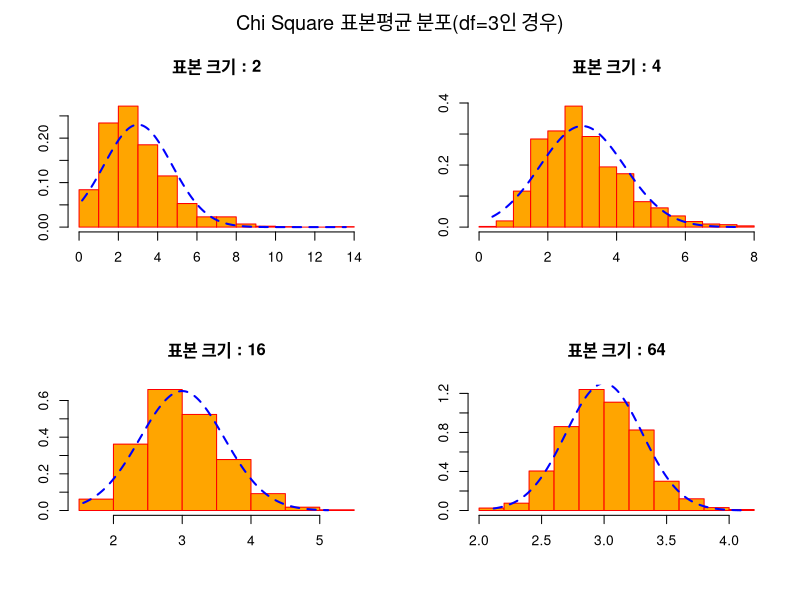
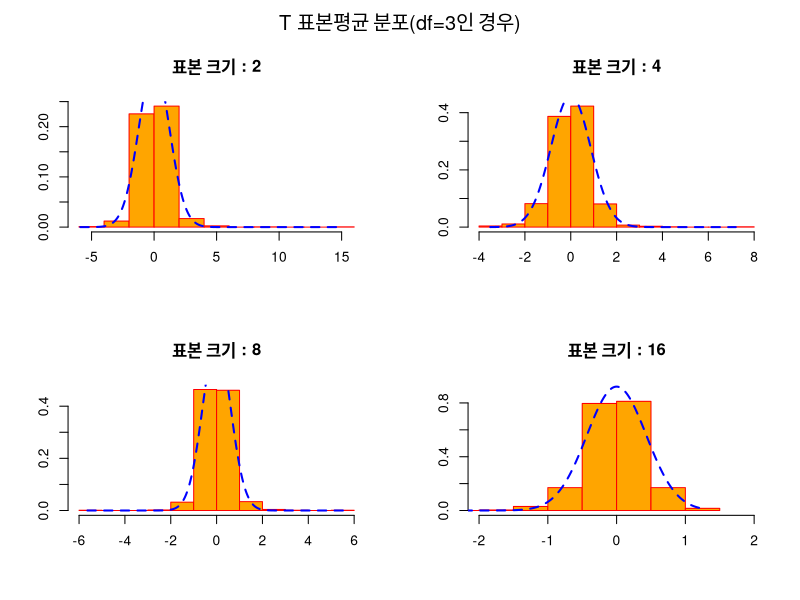
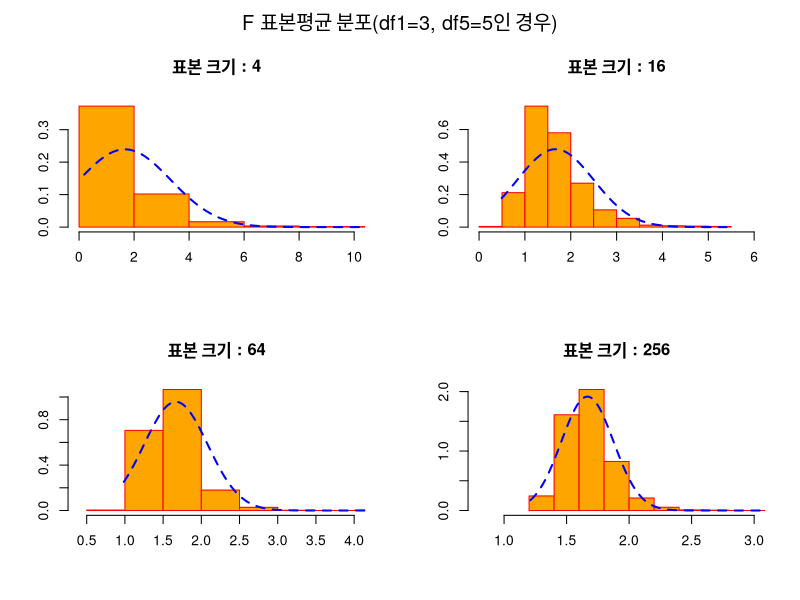

R code for these plots, in order:
# Chi Square 분포
n <- 1000
df <- 3
ch.2.mean <- rep(NA, n)
ch.4.mean <- rep(NA, n)
ch.16.mean <- rep(NA, n)
ch.64.mean <- rep(NA, n)

# 표본 크기별로 1000번의 표본추출로 표본평균을 구함
for(i in 1:n) {
  ch.2.mean[i] <- mean(rchisq(2, df=df))
  ch.4.mean[i] <- mean(rchisq(4, df=df))
  ch.16.mean[i] <- mean(rchisq(16, df=df))
  ch.64.mean[i] <- mean(rchisq(64, df=df))
}

# chisq(df=3)의 평균과 표준편차
m <- df
s <- sqrt(2 * df)

par(mfrow=c(2,2), oma = c(0, 0, 2, 0))
hist(ch.2.mean, prob=T, main="표본 크기 : 2", 
     ylab="", xlab="", col="orange", border="red")
x1 <- seq(min(ch.2.mean), max(ch.2.mean), length=1000)
y1 <- dnorm(x=x1, mean=m, sd=s/sqrt(2))
lines(x1, y1, lty=2, lwd=2, col="blue")

hist(ch.4.mean, prob=T, main="표본 크기 : 4", 
     ylab="", xlab="", col="orange", border="red")
x2 <- seq(min(ch.4.mean), max(ch.4.mean), length=1000)
y2 <- dnorm(x=x2, mean=m, sd=s/sqrt(4))
lines(x2, y2, lty=2, lwd=2, col="blue")

hist(ch.16.mean, prob=T, main="표본 크기 : 16", 
     ylab="", xlab="", col="orange", border="red")
x3 <- seq(min(ch.16.mean), max(ch.16.mean), length=1000)
y3 <- dnorm(x=x3, mean=m, sd=s/sqrt(16))
lines(x3, y3, lty=2, lwd=2, col="blue")

hist(ch.64.mean, prob=T, main="표본 크기 : 64", 
     ylab="", xlab="", col="orange", border="red")
x4 <- seq(min(ch.64.mean), max(ch.64.mean), length=1000)
y4 <- dnorm(x=x4, mean=m, sd=s/sqrt(64))
lines(x4, y4, lty=2, lwd=2, col="blue")

mtext("Chi Square 표본평균 분포(df=3인 경우)", outer = TRUE, cex = 1.2)

# T 분포
n <- 1000
df <- 3
t.2.mean <- rep(NA, n)
t.4.mean <- rep(NA, n)
t.8.mean <- rep(NA, n)
t.16.mean <- rep(NA, n)

# 표본 크기별로 1000번의 표본추출로 표본평균을 구함
for(i in 1:n) {
  t.2.mean[i] <- mean(rt(2, df=df))
  t.4.mean[i] <- mean(rt(4, df=df))
  t.8.mean[i] <- mean(rt(8, df=df))
  t.16.mean[i] <- mean(rt(16, df=df))
}

# 표본평균들의 분포에서 평균과 표준편차
options(digits=4)
c(mean(t.2.mean), sd(t.2.mean))
c(mean(t.4.mean), sd(t.4.mean))
c(mean(t.8.mean), sd(t.8.mean))
c(mean(t.16.mean), sd(t.16.mean))

# t(df=3)의 평균과 표준편차
m <- 0
s <- sqrt(df / (df - 2))

par(mfrow=c(2,2), oma = c(0, 0, 2, 0))
hist(t.2.mean, prob=T, main="표본 크기 : 2", 
     ylab="", xlab="", col="orange", border="red")
x1 <- seq(min(t.2.mean), max(t.2.mean), length=1000)
y1 <- dnorm(x=x1, mean=m, sd=s/sqrt(2))
lines(x1, y1, lty=2, lwd=2, col="blue")

hist(t.4.mean, prob=T, main="표본 크기 : 4", 
     ylab="", xlab="", col="orange", border="red")
x2 <- seq(min(t.4.mean), max(t.4.mean), length=1000)
y2 <- dnorm(x=x2, mean=m, sd=s/sqrt(4))
lines(x2, y2, lty=2, lwd=2, col="blue")

hist(t.8.mean, prob=T, main="표본 크기 : 8", 
     ylab="", xlab="", col="orange", border="red")
x3 <- seq(min(t.8.mean), max(t.8.mean), length=1000)
y3 <- dnorm(x=x3, mean=m, sd=s/sqrt(8))
lines(x3, y3, lty=2, lwd=2, col="blue")

hist(t.16.mean, prob=T, main="표본 크기 : 16", 
     xlim=c(-2,2), ylim=c(0,0.9), 
     ylab="", xlab="", col="orange", border="red")
x4 <- seq(min(t.16.mean), max(t.16.mean), length=1000)
y4 <- dnorm(x=x4, mean=m, sd=s/sqrt(16))
lines(x4, y4, lty=2, lwd=2, col="blue")

mtext("T 표본평균 분포(df=3인 경우)", outer = TRUE, cex = 1.2)

# F 분포
n <- 1000
df1 <- 3; df2 <- 5
f.4.mean <- rep(NA, n)
f.16.mean <- rep(NA, n)
f.64.mean <- rep(NA, n)
f.256.mean <- rep(NA, n)

# 표본 크기별로 1000번의 표본추출로 표본평균을 구함
for(i in 1:n) {
  f.4.mean[i] <- mean(rf(4, df1=df1, df2=df2))
  f.16.mean[i] <- mean(rf(16, df1=df1, df2=df2))
  f.64.mean[i] <- mean(rf(64, df1=df1, df2=df2))
  f.256.mean[i] <- mean(rf(256, df1=df1, df2=df2))
}

# 표본평균들의 분포에서 평균과 표준편차
options(digits=4)
c(mean(f.4.mean), sd(f.4.mean))
c(mean(f.16.mean), sd(f.16.mean))
c(mean(f.64.mean), sd(f.64.mean))
c(mean(f.256.mean), sd(f.256.mean))

# f(df1=3, df2=5)의 평균과 표준편차
m <- df2 / (df2 - 2)
s <- sqrt(2 * df2^2 * (df1+df2-2) /(df1 * (df2-2)^2 * (df2-4)))

par(mfrow=c(2,2), oma = c(0, 0, 2, 0))
hist(f.4.mean, prob=T, main="표본 크기 : 4", 
     xlim=c(0,10),
     ylab="", xlab="", col="orange", border="red")
x1 <- seq(min(f.4.mean), max(f.4.mean), length=1000)
y1 <- dnorm(x=x1, mean=m, sd=s/sqrt(4))
lines(x1, y1, lty=2, lwd=2, col="blue")

hist(f.16.mean, prob=T, main="표본 크기 : 16", 
     xlim=c(0,6),
     ylab="", xlab="", col="orange", border="red")
x2 <- seq(min(f.16.mean), max(f.16.mean), length=1000)
y2 <- dnorm(x=x2, mean=m, sd=s/sqrt(16))
lines(x2, y2, lty=2, lwd=2, col="blue")

hist(f.64.mean, prob=T, main="표본 크기 : 64", 
     xlim=c(0.4,4),
     ylab="", xlab="", col="orange", border="red")
x3 <- seq(min(f.64.mean), max(f.64.mean), length=1000)
y3 <- dnorm(x=x3, mean=m, sd=s/sqrt(64))
lines(x3, y3, lty=2, lwd=2, col="blue")

hist(f.256.mean, prob=T, main="표본 크기 : 256", 
     xlim=c(0.8,3),
     ylab="", xlab="", col="orange", border="red")
x4 <- seq(min(f.256.mean), max(f.256.mean), length=1000)
y4 <- dnorm(x=x4, mean=m, sd=s/sqrt(256))
lines(x4, y4, lty=2, lwd=2, col="blue")

mtext("F 표본평균 분포(df1=3, df5=5인 경우)", outer = TRUE, cex = 1.2)